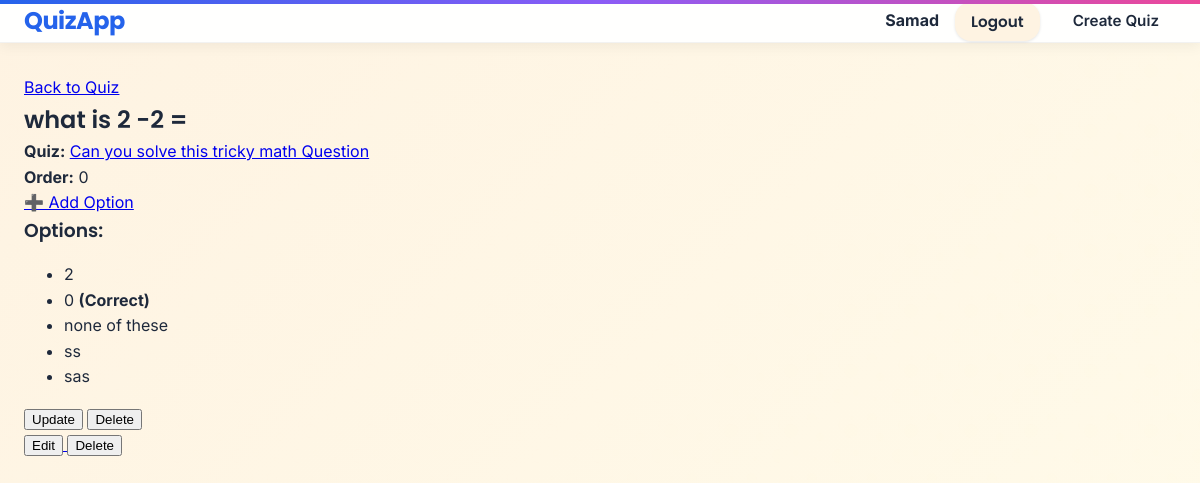
/question/3/ (signed in), run on an earlier commit of the app's database.
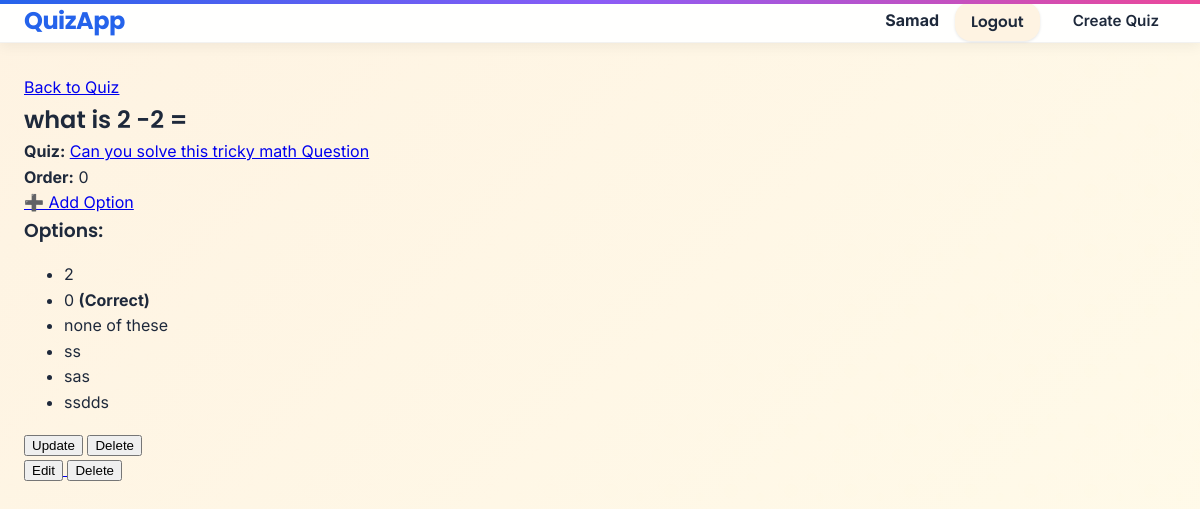
And on a later commit of the database.
### app/models.py (models this page shows, shortened)
class Option(models.Model):
    question = models.ForeignKey(Question, on_delete=models.CASCADE, related_name="options")
    text = models.CharField(max_length=100)
    is_correct = models.BooleanField(default=False)
    feedback = models.TextField(blank=True, null=True)

### app/views.py (the view)
# urls.py: path("question/<int:pk>/", QuestionDetailView.as_view(), name="question-detail"),
class QuestionDetailView(DetailView):
    model = Question
    template_name = 'app/question_detail.html'
    context_object_name = 'object'
    def get_object(self, queryset=None):
        obj = super().get_object(queryset)
        if obj.quiz.created_by != self.request.user and not self.request.user.is_superuser:
            raise PermissionDenied
        return obj

### app/templates/app/question_detail.html (shortened to what this page needs)
{% extends 'base.html' %}
{% block content %}
<a href="{% url 'quiz-detail' object.quiz.pk %}">Back to Quiz</a>
<h2>{{ object.text }}</h2>
<p><strong>Quiz:</strong> <a href="{% url 'quiz-detail' object.quiz.pk %}">{{ object.quiz.title }}</a></p>
<p><strong>Order:</strong> {{ object.order }}</p>
{% if user.is_superuser or object.quiz.created_by == user %}
    <p><a href="{% url 'question-option-create' object.pk %}">➕ Add Option</a></p>
{% endif %}
<h3>Options:</h3>
<ul>
{% for option in object.options.all %}
    <li>
        {{ option.text }}
        {% if option.is_correct %}<strong>(Correct)</strong>{% endif %}
    </li>
{% empty %}
    <li>No options yet.</li>
{% endfor %}
</ul>
{% if user.is_superuser or object.created_by == user %}
    <p>
        <a href="{% url 'question-update' q.pk %}"><button>Update</button></a>
        <a href="{% url 'question-delete' q.pk %}"><button>Delete</button></a>
    </p>
{% endif %}
{% if user.is_superuser or object.created_by == user %}
    <p>
        <a href="{% url 'question-update' q.pk %}">
            <button>Edit</button>
        </a>
        <a href="{% url 'question-delete' q.pk %}">
            <button>Delete</button>
        </a>
    </p>
{% endif %}
{% endblock %}

What changed in the data, as far as the page shows it:
added Option: text "ssdds"
